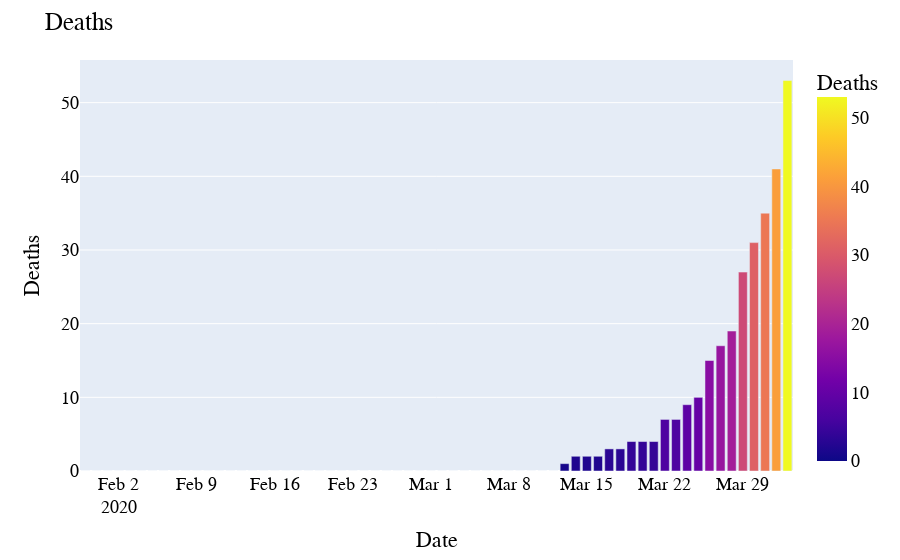

Here is the notebook cell this chart was saved with:
### Markdown cell above
### Death trend

### Code cell
fig = px.bar(date_group, x='Date', y='Deaths', color='Deaths')

fig.update_layout(
    title="Deaths",    
    font=dict(
        family="Courier New, monospace",
        size=18,
        color="black"
    )
)

fig.show()

### Figure 1 — Plotly figure (JSON) as saved in the notebook; plotly's stock layout.template omitted (floating-point values rounded to 4 significant figures)
{"data": [{"alignmentgroup": "True", "hovertemplate": "Date=%{x}<br>Deaths=%{marker.color}<extra></extra>", "legendgroup": "", "marker": {"color": [0, 0, 0, 0, 0, 0, 0, 0, 0, 0, 0, 0, 0, 0, 0, 0, 0, 0, 0, 0, 0, 0, 0, 0, 0, 0, 0, 0, 0, 0, 0, 0, 0, 0, 0, 0, 0, 0, 0, 0, 0, 0, 0, 1, 2, 2, 2, 3, 3, 4, 4, 4, 7, 7, 9, 10, 15, 17, 19, 27, 31, 35, 41, 53], "coloraxis": "coloraxis"}, "name": "", "offsetgroup": "", "orientation": "v", "showlegend": false, "textposition": "auto", "type": "bar", "x": ["2020-01-30T00:00:00", "2020-01-31T00:00:00", "2020-02-01T00:00:00", "2020-02-02T00:00:00", "2020-02-03T00:00:00", "2020-02-04T00:00:00", "2020-02-05T00:00:00", "2020-02-06T00:00:00", "2020-02-07T00:00:00", "2020-02-08T00:00:00", "2020-02-09T00:00:00", "2020-02-10T00:00:00", "2020-02-11T00:00:00", "2020-02-12T00:00:00", "2020-02-13T00:00:00", "2020-02-14T00:00:00", "2020-02-15T00:00:00", "2020-02-16T00:00:00", "2020-02-17T00:00:00", "2020-02-18T00:00:00", "2020-02-19T00:00:00", "2020-02-20T00:00:00", "2020-02-21T00:00:00", "2020-02-22T00:00:00", "2020-02-23T00:00:00", "2020-02-24T00:00:00", "2020-02-25T00:00:00", "2020-02-26T00:00:00", "2020-02-27T00:00:00", "2020-02-28T00:00:00", "2020-02-29T00:00:00", "2020-03-01T00:00:00", "2020-03-02T00:00:00", "2020-03-03T00:00:00", "2020-03-04T00:00:00", "2020-03-05T00:00:00", "2020-03-06T00:00:00", "2020-03-07T00:00:00", "2020-03-08T00:00:00", "2020-03-09T00:00:00", "2020-03-10T00:00:00", "2020-03-11T00:00:00", "2020-03-12T00:00:00", "2020-03-13T00:00:00", "2020-03-14T00:00:00", "2020-03-15T00:00:00", "2020-03-16T00:00:00", "2020-03-17T00:00:00", "2020-03-18T00:00:00", "2020-03-19T00:00:00", "2020-03-20T00:00:00", "2020-03-21T00:00:00", "2020-03-22T00:00:00", "2020-03-23T00:00:00", "2020-03-24T00:00:00", "2020-03-25T00:00:00", "2020-03-26T00:00:00", "2020-03-27T00:00:00", "2020-03-28T00:00:00", "2020-03-29T00:00:00", "2020-03-30T00:00:00", "2020-03-31T00:00:00", "2020-04-01T00:00:00", "2020-04-02T00:00:00"], "xaxis": "x", "y": [0, 0, 0, 0, 0, 0, 0, 0, 0, 0, 0, 0, 0, 0, 0, 0, 0, 0, 0, 0, 0, 0, 0, 0, 0, 0, 0, 0, 0, 0, 0, 0, 0, 0, 0, 0, 0, 0, 0, 0, 0, 0, 0, 1, 2, 2, 2, 3, 3, 4, 4, 4, 7, 7, 9, 10, 15, 17, 19, 27, 31, 35, 41, 53], "yaxis": "y"}], "layout": {"barmode": "relative", "coloraxis": {"colorbar": {"title": {"text": "Deaths"}}, "colorscale": [[0, "#0d0887"], [0.1111, "#46039f"], [0.2222, "#7201a8"], [0.3333, "#9c179e"], [0.4444, "#bd3786"], [0.5556, "#d8576b"], [0.6667, "#ed7953"], [0.7778, "#fb9f3a"], [0.8889, "#fdca26"], [1, "#f0f921"]]}, "font": {"color": "black", "family": "Courier New, monospace", "size": 18}, "legend": {"tracegroupgap": 0}, "margin": {"t": 60}, "title": {"text": "Deaths"}, "xaxis": {"anchor": "y", "domain": [0, 1], "title": {"text": "Date"}}, "yaxis": {"anchor": "x", "domain": [0, 1], "title": {"text": "Deaths"}}}}
